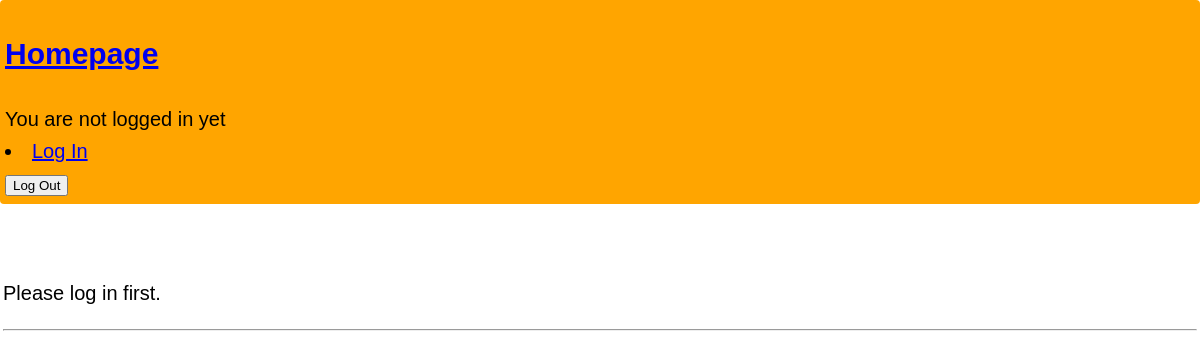
Before: /view_topic.php?cid=1&tid=9 with the older database file.
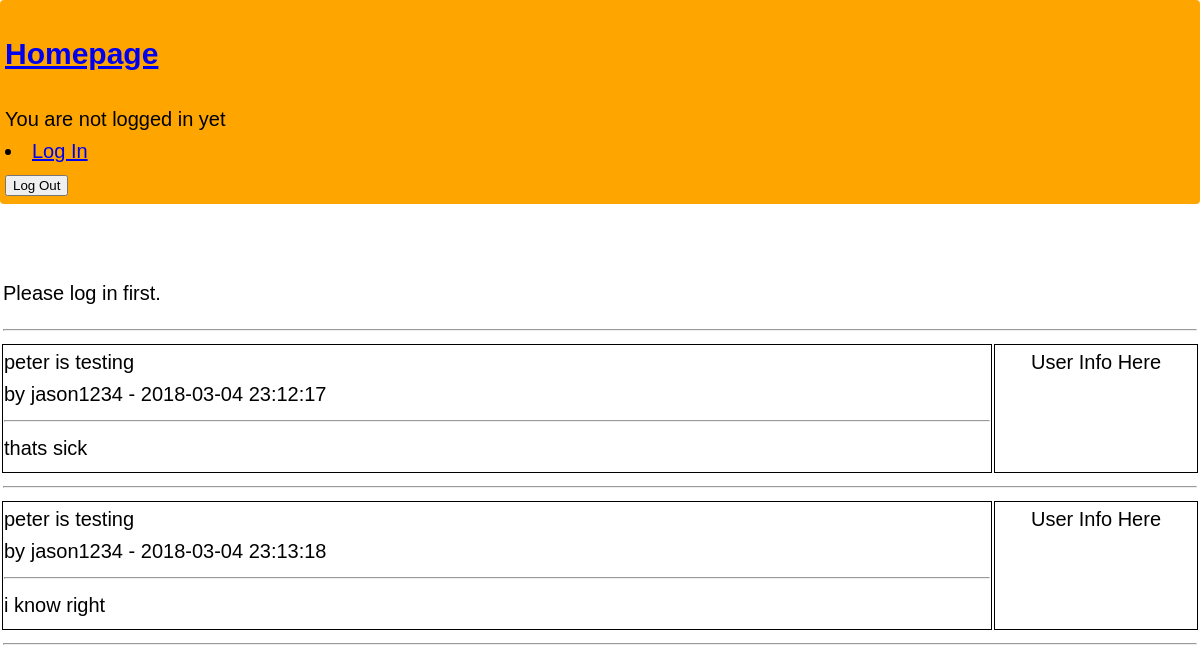
After: the same page with the newer database file.
### tables this page shows
CREATE TABLE `posts` (
  `id` int(11) NOT NULL,
  `cat_id` tinyint(4) NOT NULL,
  `topic_id` int(11) NOT NULL,
  `post_creator` varchar(60) NOT NULL,
  `post_content` text NOT NULL,
  `post_date` datetime NOT NULL
);

CREATE TABLE `topics` (
  `id` int(11) NOT NULL,
  `cat_id` tinyint(4) NOT NULL,
  `topic_title` varchar(150) NOT NULL,
  `topic_creator` char(60) NOT NULL,
  `topic_last_user` varchar(60) DEFAULT NULL,
  `topic_date` datetime NOT NULL,
  `topic_reply_date` datetime NOT NULL,
  `topic_views` int(11) NOT NULL DEFAULT '0'
);

### view_topic.php (the view, shortened to what this page needs)
<!DOCTYPE html>
<html>
<head>
	<link href="css/styles2.css" rel="stylesheet" type = "text/css" >
</head>
<body>
	<div id = "main-wrapper">
		<h2><a href="homepage.php"> Homepage</a></h2>
		<?php
		if(isset($_SESSION['username'])){
			echo "You are now logged in as ", $_SESSION['username'];
		}else{
				echo "You are not logged in yet";
			echo "<li><a href='login.php'>Log In</a></li>";
		}
		?>
	<form action = "homepage.php" method = "post">
		<input name = "logout" type = "submit" id="logout_btn" value = "Log Out"/><br>
</form>
</div>
<?php
include_once("config.php");
$cid = $_GET['cid'];
$tid = $_GET['tid'];
$sql = "SELECT * FROM topics WHERE cat_id='".$cid."' AND id='".$tid."' LIMIT 1";
$res = mysqli_query($db, $sql) or die("hello error1");
if(mysqli_num_rows($res) == 1){
	echo "<table width='100%'>";
	if($_SESSION['username']) {
		echo "<tr><td colspan='2'><input type='submit' value='Add Reply' onClick=\"window.location =
		'post_reply.php?cid=".$cid."&tid=".$tid."'\" /><hr />";
	}else{
		echo "<tr><td colspan='2'><p>Please log in first.</p><hr />
		</td></tr>";
		}
		while ($row = mysqli_fetch_assoc($res)){
			$sql2 = "SELECT * FROM posts WHERE cat_id='".$cid."' AND topic_id='".$tid."'";
			$res2 = mysqli_query($db, $sql2) or die("hello error2");
			while($row2 = mysqli_fetch_assoc($res2)){
				echo "<tr><td valign='top' style='border: 1px solid #000000;'><div style='min-height: 125px;'>".$row['topic_title']."<br />
				by ".$row2['post_creator']." - ".$row2['post_date']."<hr />".$row2['post_content']."</div></td><td width='200' valign='top'
				align='center' style='border: 1px solid #000000;'>User Info Here</td></tr><tr><td colspan='2'><hr /></td></tr>";
			}
		}
		echo "</table>";
	}else{
			echo "<p>This topic does not exist.</p>";
		}
?>
</body>
</html>

### css/styles2.css (style rules this page uses)
body { margin:0; font-family: Arial, "Helvetica Neue", Helvetica, sans-serif; font-size: 20px; color: #000000; line-height: 1.6; }
#main-wrapper { background-color: orange; margin: 0 auto; padding: 5px; border-radius: 4px; margin-bottom:50px; }

Changed rows visible on the page:
added posts: topic.topic_title "peter is testing", post_creator "jason1234", post_date "2018-03-04 23:12:17", post_content "thats sick"
added posts: topic.topic_title "peter is testing", post_creator "jason1234", post_date "2018-03-04 23:13:18", post_content "i know right"
